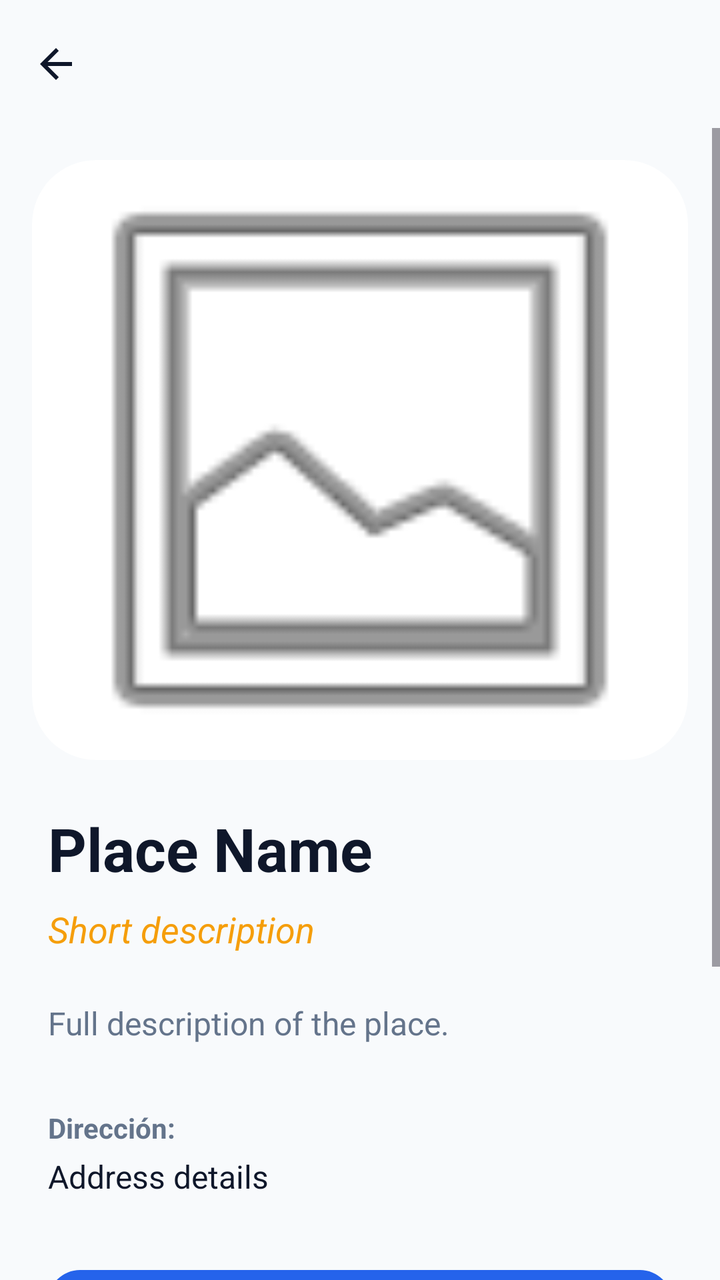
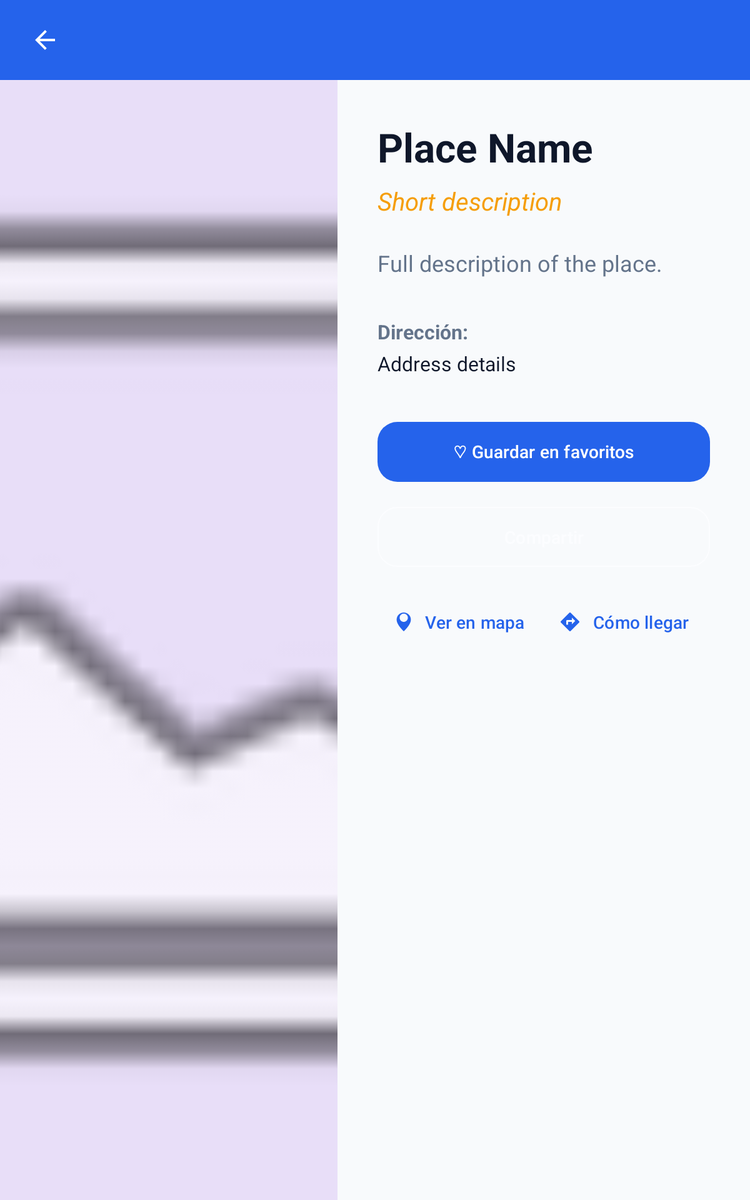

Two renders of one Android screen. The first uses the default layout on a phone; the second uses the alternative layout the repository ships for a different screen configuration, on a matching device. The two XML files are below.
<!-- AndroidManifest.xml: application theme Theme.ITANES -->
<!-- res/layout/activity_place_detail.xml -->
<?xml version="1.0" encoding="utf-8"?>
<androidx.constraintlayout.widget.ConstraintLayout xmlns:android="http://schemas.android.com/apk/res/android"
    xmlns:app="http://schemas.android.com/apk/res-auto"
    xmlns:tools="http://schemas.android.com/tools"
    android:layout_width="match_parent"
    android:layout_height="match_parent"
    android:background="?attr/android:windowBackground"
    tools:context=".ui.detail.PlaceDetailActivity">

    <com.google.android.material.appbar.MaterialToolbar
        android:id="@+id/toolbarDetail"
        android:layout_width="match_parent"
        android:layout_height="?attr/actionBarSize"
        android:elevation="4dp"
        app:layout_constraintTop_toTopOf="parent"
        app:navigationIcon="?attr/homeAsUpIndicator"
        app:navigationIconTint="?attr/colorOnSurface"
        app:titleTextColor="?attr/colorOnSurface" />

    <ScrollView
        android:layout_width="match_parent"
        android:layout_height="0dp"
        app:layout_constraintBottom_toBottomOf="parent"
        app:layout_constraintTop_toBottomOf="@+id/toolbarDetail">

        <androidx.constraintlayout.widget.ConstraintLayout
            android:layout_width="match_parent"
            android:layout_height="wrap_content"
            android:paddingBottom="40dp">

            <com.google.android.material.card.MaterialCardView
                android:id="@+id/cardImage"
                android:layout_width="match_parent"
                android:layout_height="300dp"
                android:layout_margin="16dp"
                app:cardCornerRadius="32dp"
                app:layout_constraintTop_toTopOf="parent"
                app:strokeWidth="0dp">

                <ImageView
                    android:id="@+id/imageDetail"
                    android:layout_width="match_parent"
                    android:layout_height="match_parent"
                    android:scaleType="centerCrop"
                    android:contentDescription="Imagen del lugar"
                    app:srcCompat="@android:drawable/ic_menu_gallery" />

            </com.google.android.material.card.MaterialCardView>

            <TextView
                android:id="@+id/textDetailName"
                android:layout_width="0dp"
                android:layout_height="wrap_content"
                android:layout_marginHorizontal="24dp"
                android:layout_marginTop="24dp"
                android:textColor="?attr/colorOnSurface"
                android:textSize="30sp"
                android:textStyle="bold"
                app:layout_constraintEnd_toEndOf="parent"
                app:layout_constraintStart_toStartOf="parent"
                app:layout_constraintTop_toBottomOf="@+id/cardImage"
                tools:text="Place Name" />

            <TextView
                android:id="@+id/textDetailShortDescription"
                android:layout_width="0dp"
                android:layout_height="wrap_content"
                android:layout_marginHorizontal="24dp"
                android:layout_marginTop="8dp"
                android:textColor="?attr/colorSecondary"
                android:textSize="18sp"
                android:textStyle="italic"
                app:layout_constraintEnd_toEndOf="parent"
                app:layout_constraintStart_toStartOf="parent"
                app:layout_constraintTop_toBottomOf="@+id/textDetailName"
                tools:text="Short description" />

            <TextView
                android:id="@+id/textDetailFullDescription"
                android:layout_width="0dp"
                android:layout_height="wrap_content"
                android:layout_marginHorizontal="24dp"
                android:layout_marginTop="24dp"
                android:lineSpacingExtra="6dp"
                android:textColor="?attr/colorOnSurfaceVariant"
                android:textSize="16sp"
                app:layout_constraintEnd_toEndOf="parent"
                app:layout_constraintStart_toStartOf="parent"
                app:layout_constraintTop_toBottomOf="@+id/textDetailShortDescription"
                tools:text="Full description of the place." />

            <TextView
                android:id="@+id/labelAddress"
                android:layout_width="0dp"
                android:layout_height="wrap_content"
                android:layout_marginHorizontal="24dp"
                android:layout_marginTop="32dp"
                android:text="@string/label_address"
                android:textColor="?attr/colorOnSurfaceVariant"
                android:textSize="14sp"
                android:textStyle="bold"
                app:layout_constraintEnd_toEndOf="parent"
                app:layout_constraintStart_toStartOf="parent"
                app:layout_constraintTop_toBottomOf="@+id/textDetailFullDescription" />

            <TextView
                android:id="@+id/textDetailAddress"
                android:layout_width="0dp"
                android:layout_height="wrap_content"
                android:layout_marginHorizontal="24dp"
                android:layout_marginTop="4dp"
                android:textColor="?attr/colorOnSurface"
                android:textSize="16sp"
                app:layout_constraintEnd_toEndOf="parent"
                app:layout_constraintStart_toStartOf="parent"
                app:layout_constraintTop_toBottomOf="@+id/labelAddress"
                tools:text="Address details" />

            <TextView
                android:id="@+id/textDetailCoordinates"
                android:layout_width="wrap_content"
                android:layout_height="wrap_content"
                android:visibility="gone"
                app:layout_constraintStart_toStartOf="parent"
                app:layout_constraintTop_toBottomOf="@+id/textDetailAddress" />

            
            <com.google.android.material.button.MaterialButton
                android:id="@+id/buttonFavorite"
                style="@style/Widget.Material3.Button"
                android:layout_width="match_parent"
                android:layout_height="wrap_content"
                android:layout_marginHorizontal="24dp"
                android:layout_marginTop="32dp"
                android:minHeight="56dp"
                android:text="@string/button_favorite"
                app:cornerRadius="16dp"
                app:layout_constraintTop_toBottomOf="@+id/textDetailAddress" />

            <com.google.android.material.button.MaterialButton
                android:id="@+id/buttonShare"
                style="@style/Widget.Material3.Button.OutlinedButton"
                android:layout_width="match_parent"
                android:layout_height="wrap_content"
                android:layout_marginHorizontal="24dp"
                android:layout_marginTop="12dp"
                android:minHeight="56dp"
                android:text="@string/button_share"
                android:textColor="@color/color_button_alt"
                app:strokeColor="@color/color_button_alt"
                app:cornerRadius="16dp"
                app:layout_constraintTop_toBottomOf="@+id/buttonFavorite" />

            <LinearLayout
                android:id="@+id/layoutActionButtons"
                android:layout_width="match_parent"
                android:layout_height="wrap_content"
                android:layout_marginHorizontal="24dp"
                android:layout_marginTop="12dp"
                android:orientation="horizontal"
                app:layout_constraintTop_toBottomOf="@+id/buttonShare">

                <com.google.android.material.button.MaterialButton
                    android:id="@+id/buttonMap"
                    style="@style/Widget.Material3.Button.TextButton"
                    android:layout_width="0dp"
                    android:layout_height="wrap_content"
                    android:layout_weight="1"
                    android:text="@string/button_map"
                    app:icon="@drawable/ic_places" />

                <com.google.android.material.button.MaterialButton
                    android:id="@+id/buttonDirections"
                    style="@style/Widget.Material3.Button.TextButton"
                    android:layout_width="0dp"
                    android:layout_height="wrap_content"
                    android:layout_weight="1"
                    android:text="@string/button_directions"
                    app:icon="@drawable/ic_directions" />

            </LinearLayout>

        </androidx.constraintlayout.widget.ConstraintLayout>
    </ScrollView>

</androidx.constraintlayout.widget.ConstraintLayout>
<!-- resources referenced by this layout -->
<resources>
  <color name="color_button_alt">#FCFDFF</color>
  <!-- drawable ic_directions (drawable) -->
  <vector xmlns:android="http://schemas.android.com/apk/res/android"
      android:width="24dp"
      android:height="24dp"
      android:viewportWidth="24"
      android:viewportHeight="24"
      android:tint="?attr/colorControlNormal">
    <path
        android:fillColor="@android:color/white"
        android:pathData="M21.71,11.29l-9,-9c-0.39,-0.39 -1.02,-0.39 -1.41,0l-9,9c-0.39,0.39 -0.39,1.02,0,1.41l9,9c0.39,0.39 1.02,0.39 1.41,0l9,-9C22.1,12.32 22.1,11.68 21.71,11.29zM14,14.5V12h-4v3H8v-4c0,-0.55 0.45,-1 1,-1h5V7.5l3.5,3.5L14,14.5z"/>
  </vector>
  <!-- drawable ic_places (drawable) -->
  <vector xmlns:android="http://schemas.android.com/apk/res/android"
      android:width="24dp"
      android:height="24dp"
      android:viewportWidth="24"
      android:viewportHeight="24"
      android:tint="?attr/colorControlNormal">
    <path
        android:fillColor="@android:color/white"
        android:pathData="M12,2c-4.2,0 -7.6,3.4 -7.6,7.6c0,5.7 7.6,12.4 7.6,12.4s7.6,-6.7 7.6,-12.4c0,-4.2 -3.4,-7.6 -7.6,-7.6zM12,12c-2.4,0 -4.4,-2 -4.4,-4.4c0,-2.4 2,-4.4 4.4,-4.4s4.4,2 4.4,4.4c0,2.4 -2,4.4 -4.4,4.4z"/>
  </vector>
  <string name="button_directions">Cómo llegar</string>
  <string name="button_favorite">♡ Guardar en favoritos</string>
  <string name="button_map">Ver en mapa</string>
  <string name="button_share">Compartir</string>
  <string name="label_address">Dirección:</string>
  <style name="Theme.ITANES" parent="Base.Theme.ITANES" />
  <style name="Base.Theme.ITANES" parent="Theme.Material3.DayNight.NoActionBar">
          
          <item name="colorPrimary">@color/blue_primary</item>
          <item name="colorOnPrimary">@color/light_on_primary</item>
          <item name="colorPrimaryContainer">@color/blue_primary_dark</item>
          <item name="colorOnPrimaryContainer">@color/light_on_primary</item>
  
          
          <item name="colorSecondary">@color/amber_secondary</item>
          <item name="colorOnSecondary">@color/white</item>
  
          
          <item name="android:statusBarColor">@color/blue_primary_dark</item>
  
          
          <item name="android:windowBackground">@color/light_background</item>
          <item name="colorSurface">@color/light_surface</item>
          <item name="colorOnSurface">@color/light_text_primary</item>
          <item name="colorOnSurfaceVariant">@color/light_text_secondary</item>
  
          
          <item name="colorError">@color/color_error</item>
      </style>
  <color name="blue_primary">#2563EB</color>
  <color name="light_on_primary">#FFFFFF</color>
  <color name="blue_primary_dark">#1D4ED8</color>
  <color name="amber_secondary">#F59E0B</color>
  <color name="white">#FFFFFFFF</color>
  <color name="light_background">#F8FAFC</color>
  <color name="light_surface">#FFFFFF</color>
  <color name="light_text_primary">#0F172A</color>
  <color name="light_text_secondary">#64748B</color>
  <color name="color_error">#EF4444</color>
</resources>
<!-- res/layout-sw600dp/activity_place_detail.xml (the repository's variant of the layout above) -->
<!-- drawn on a 7-inch tablet held upright -->
<?xml version="1.0" encoding="utf-8"?>
<androidx.constraintlayout.widget.ConstraintLayout xmlns:android="http://schemas.android.com/apk/res/android"
    xmlns:app="http://schemas.android.com/apk/res-auto"
    xmlns:tools="http://schemas.android.com/tools"
    android:layout_width="match_parent"
    android:layout_height="match_parent"
    android:background="?attr/android:windowBackground"
    tools:context=".ui.detail.PlaceDetailActivity">

    <com.google.android.material.appbar.MaterialToolbar
        android:id="@+id/toolbarDetail"
        android:layout_width="match_parent"
        android:layout_height="?attr/actionBarSize"
        android:background="?attr/colorPrimary"
        app:layout_constraintTop_toTopOf="parent"
        app:navigationIcon="?attr/homeAsUpIndicator"
        app:navigationIconTint="?attr/colorOnPrimary"
        app:titleTextColor="?attr/colorOnPrimary" />

    <androidx.constraintlayout.widget.Guideline
        android:id="@+id/guideline"
        android:layout_width="wrap_content"
        android:layout_height="wrap_content"
        android:orientation="vertical"
        app:layout_constraintGuide_percent="0.45" />

    <ImageView
        android:id="@+id/imageDetail"
        android:layout_width="0dp"
        android:layout_height="0dp"
        android:background="?attr/colorSecondaryContainer"
        android:contentDescription="Imagen del lugar"
        android:scaleType="centerCrop"
        app:layout_constraintBottom_toBottomOf="parent"
        app:layout_constraintEnd_toStartOf="@+id/guideline"
        app:layout_constraintStart_toStartOf="parent"
        app:layout_constraintTop_toBottomOf="@+id/toolbarDetail"
        app:srcCompat="@android:drawable/ic_menu_gallery" />

    <ScrollView
        android:layout_width="0dp"
        android:layout_height="0dp"
        app:layout_constraintBottom_toBottomOf="parent"
        app:layout_constraintEnd_toEndOf="parent"
        app:layout_constraintStart_toEndOf="@+id/guideline"
        app:layout_constraintTop_toBottomOf="@+id/toolbarDetail">

        <androidx.constraintlayout.widget.ConstraintLayout
            android:layout_width="match_parent"
            android:layout_height="wrap_content"
            android:padding="32dp">

            <TextView
                android:id="@+id/textDetailName"
                android:layout_width="0dp"
                android:layout_height="wrap_content"
                android:textColor="?attr/colorOnSurface"
                android:textSize="32sp"
                android:textStyle="bold"
                app:layout_constraintEnd_toEndOf="parent"
                app:layout_constraintStart_toStartOf="parent"
                app:layout_constraintTop_toTopOf="parent"
                tools:text="Place Name" />

            <TextView
                android:id="@+id/textDetailShortDescription"
                android:layout_width="0dp"
                android:layout_height="wrap_content"
                android:layout_marginTop="8dp"
                android:textColor="?attr/colorSecondary"
                android:textSize="20sp"
                android:textStyle="italic"
                app:layout_constraintEnd_toEndOf="parent"
                app:layout_constraintStart_toStartOf="parent"
                app:layout_constraintTop_toBottomOf="@+id/textDetailName"
                tools:text="Short description" />

            <TextView
                android:id="@+id/textDetailFullDescription"
                android:layout_width="0dp"
                android:layout_height="wrap_content"
                android:layout_marginTop="24dp"
                android:lineSpacingExtra="6dp"
                android:textColor="?attr/colorOnSurfaceVariant"
                android:textSize="18sp"
                app:layout_constraintEnd_toEndOf="parent"
                app:layout_constraintStart_toStartOf="parent"
                app:layout_constraintTop_toBottomOf="@+id/textDetailShortDescription"
                tools:text="Full description of the place." />

            <TextView
                android:id="@+id/labelAddress"
                android:layout_width="0dp"
                android:layout_height="wrap_content"
                android:layout_marginTop="32dp"
                android:text="@string/label_address"
                android:textColor="?attr/colorOnSurfaceVariant"
                android:textSize="16sp"
                android:textStyle="bold"
                app:layout_constraintEnd_toEndOf="parent"
                app:layout_constraintStart_toStartOf="parent"
                app:layout_constraintTop_toBottomOf="@+id/textDetailFullDescription" />

            <TextView
                android:id="@+id/textDetailAddress"
                android:layout_width="0dp"
                android:layout_height="wrap_content"
                android:layout_marginTop="4dp"
                android:textColor="?attr/colorOnSurface"
                android:textSize="16sp"
                app:layout_constraintEnd_toEndOf="parent"
                app:layout_constraintStart_toStartOf="parent"
                app:layout_constraintTop_toBottomOf="@+id/labelAddress"
                tools:text="Address details" />

            <TextView
                android:id="@+id/textDetailCoordinates"
                android:layout_width="wrap_content"
                android:layout_height="wrap_content"
                android:visibility="gone"
                app:layout_constraintStart_toStartOf="parent"
                app:layout_constraintTop_toBottomOf="@+id/textDetailAddress" />

            <com.google.android.material.button.MaterialButton
                android:id="@+id/buttonFavorite"
                android:layout_width="0dp"
                android:layout_height="wrap_content"
                android:layout_marginTop="32dp"
                android:minHeight="56dp"
                android:text="@string/button_favorite"
                app:cornerRadius="16dp"
                app:layout_constraintEnd_toEndOf="parent"
                app:layout_constraintStart_toStartOf="parent"
                app:layout_constraintTop_toBottomOf="@+id/textDetailAddress" />

            <com.google.android.material.button.MaterialButton
                android:id="@+id/buttonShare"
                style="@style/Widget.Material3.Button.OutlinedButton"
                android:layout_width="0dp"
                android:layout_height="wrap_content"
                android:layout_marginTop="12dp"
                android:minHeight="56dp"
                android:text="@string/button_share"
                android:textColor="@color/color_button_alt"
                app:strokeColor="@color/color_button_alt"
                app:cornerRadius="16dp"
                app:layout_constraintEnd_toEndOf="parent"
                app:layout_constraintStart_toStartOf="parent"
                app:layout_constraintTop_toBottomOf="@+id/buttonFavorite" />

            <LinearLayout
                android:layout_width="0dp"
                android:layout_height="wrap_content"
                android:layout_marginTop="12dp"
                android:orientation="horizontal"
                app:layout_constraintEnd_toEndOf="parent"
                app:layout_constraintStart_toStartOf="parent"
                app:layout_constraintTop_toBottomOf="@+id/buttonShare">

                <com.google.android.material.button.MaterialButton
                    android:id="@+id/buttonMap"
                    style="@style/Widget.Material3.Button.TextButton"
                    android:layout_width="0dp"
                    android:layout_height="wrap_content"
                    android:layout_weight="1"
                    android:minHeight="56dp"
                    android:text="@string/button_map"
                    app:icon="@drawable/ic_places" />

                <com.google.android.material.button.MaterialButton
                    android:id="@+id/buttonDirections"
                    style="@style/Widget.Material3.Button.TextButton"
                    android:layout_width="0dp"
                    android:layout_height="wrap_content"
                    android:layout_weight="1"
                    android:minHeight="56dp"
                    android:text="@string/button_directions"
                    app:icon="@drawable/ic_directions" />

            </LinearLayout>

        </androidx.constraintlayout.widget.ConstraintLayout>

    </ScrollView>

</androidx.constraintlayout.widget.ConstraintLayout>
